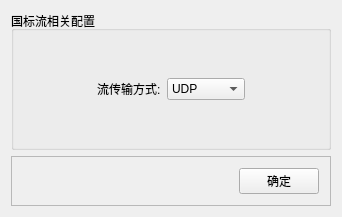
<?xml version="1.0" encoding="UTF-8"?>
<ui version="4.0">
 <class>GlobalConfigDlgClass</class>
 <widget class="QWidget" name="GlobalConfigDlgClass">
  <property name="geometry">
   <rect>
    <x>0</x>
    <y>0</y>
    <width>342</width>
    <height>217</height>
   </rect>
  </property>
  <property name="windowTitle">
   <string>GlobalConfigDlg</string>
  </property>
  <layout class="QVBoxLayout" name="verticalLayout">
   <item>
    <widget class="QGroupBox" name="groupBox">
     <property name="title">
      <string>国标流相关配置</string>
     </property>
     <layout class="QGridLayout" name="gridLayout">
      <item row="1" column="1">
       <widget class="QLabel" name="label">
        <property name="text">
         <string>流传输方式:</string>
        </property>
       </widget>
      </item>
      <item row="0" column="1">
       <spacer name="verticalSpacer">
        <property name="orientation">
         <enum>Qt::Vertical</enum>
        </property>
        <property name="sizeHint" stdset="0">
         <size>
          <width>20</width>
          <height>40</height>
         </size>
        </property>
       </spacer>
      </item>
      <item row="1" column="0">
       <spacer name="horizontalSpacer">
        <property name="orientation">
         <enum>Qt::Horizontal</enum>
        </property>
        <property name="sizeHint" stdset="0">
         <size>
          <width>40</width>
          <height>20</height>
         </size>
        </property>
       </spacer>
      </item>
      <item row="1" column="3">
       <spacer name="horizontalSpacer_2">
        <property name="orientation">
         <enum>Qt::Horizontal</enum>
        </property>
        <property name="sizeHint" stdset="0">
         <size>
          <width>40</width>
          <height>20</height>
         </size>
        </property>
       </spacer>
      </item>
      <item row="1" column="2">
       <widget class="QComboBox" name="cbb_streamTransMode">
        <item>
         <property name="text">
          <string>UDP</string>
         </property>
        </item>
        <item>
         <property name="text">
          <string>TCP被动</string>
         </property>
        </item>
        <item>
         <property name="text">
          <string>TCP主动</string>
         </property>
        </item>
       </widget>
      </item>
      <item row="2" column="1">
       <spacer name="verticalSpacer_2">
        <property name="orientation">
         <enum>Qt::Vertical</enum>
        </property>
        <property name="sizeHint" stdset="0">
         <size>
          <width>20</width>
          <height>40</height>
         </size>
        </property>
       </spacer>
      </item>
     </layout>
    </widget>
   </item>
   <item>
    <widget class="QFrame" name="frame">
     <property name="frameShape">
      <enum>QFrame::StyledPanel</enum>
     </property>
     <property name="frameShadow">
      <enum>QFrame::Raised</enum>
     </property>
     <layout class="QHBoxLayout" name="horizontalLayout">
      <item>
       <spacer name="horizontalSpacer_3">
        <property name="orientation">
         <enum>Qt::Horizontal</enum>
        </property>
        <property name="sizeHint" stdset="0">
         <size>
          <width>40</width>
          <height>20</height>
         </size>
        </property>
       </spacer>
      </item>
      <item>
       <widget class="QPushButton" name="pb_ok">
        <property name="text">
         <string>确定</string>
        </property>
       </widget>
      </item>
     </layout>
    </widget>
   </item>
  </layout>
 </widget>
 <layoutdefault spacing="6" margin="11"/>
 <resources/>
 <connections/>
</ui>
